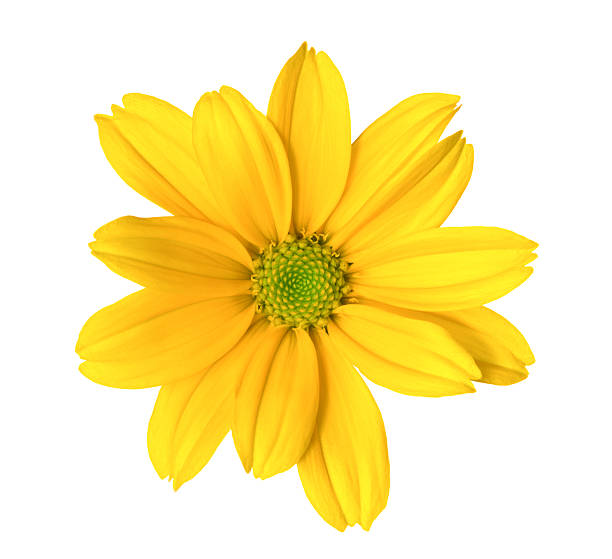
#> input picture 5.0 image vision/a.JPG, 612 x 559 px, found by its file name
$ jupyter execute draw_circle.ipynb
#> lines starting #> are read from the running program, lines starting #| are printed output that depends on the picture; after the words box and inside, x2 and y2 are one past the last pixel; in counts of white or black regions, pixels touching at a corner belong together
[cell 1]
import cv2

# Create a blank image
image = cv2.imread('a.jpg')
#> image is the input picture: shape (559, 612, 3); mean B, G, R 163.6, 233.1, 250.7

# Draw a circle on the image
cv2.circle(image, (250, 250), 300, (0, 255, 0), 2)
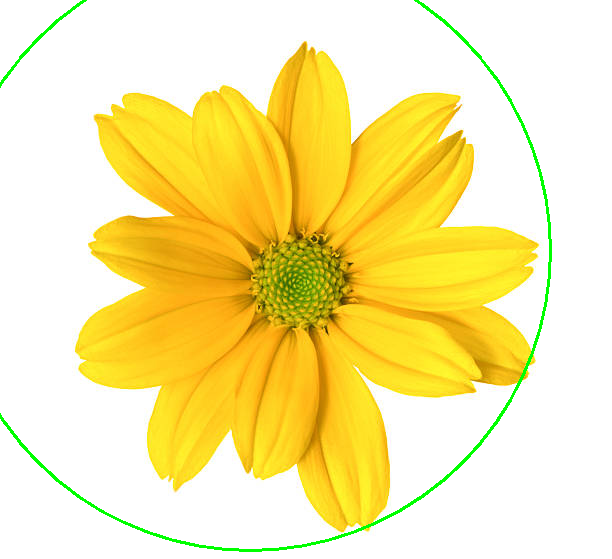
#> image: shape (559, 612, 3); 1.08% of pixels changed, all inside (x1, y1, x2, y2) = (0, 0, 552, 552)

# Display the image
cv2.imshow('Circle', image)
cv2.waitKey(0)
cv2.destroyAllWindows()
